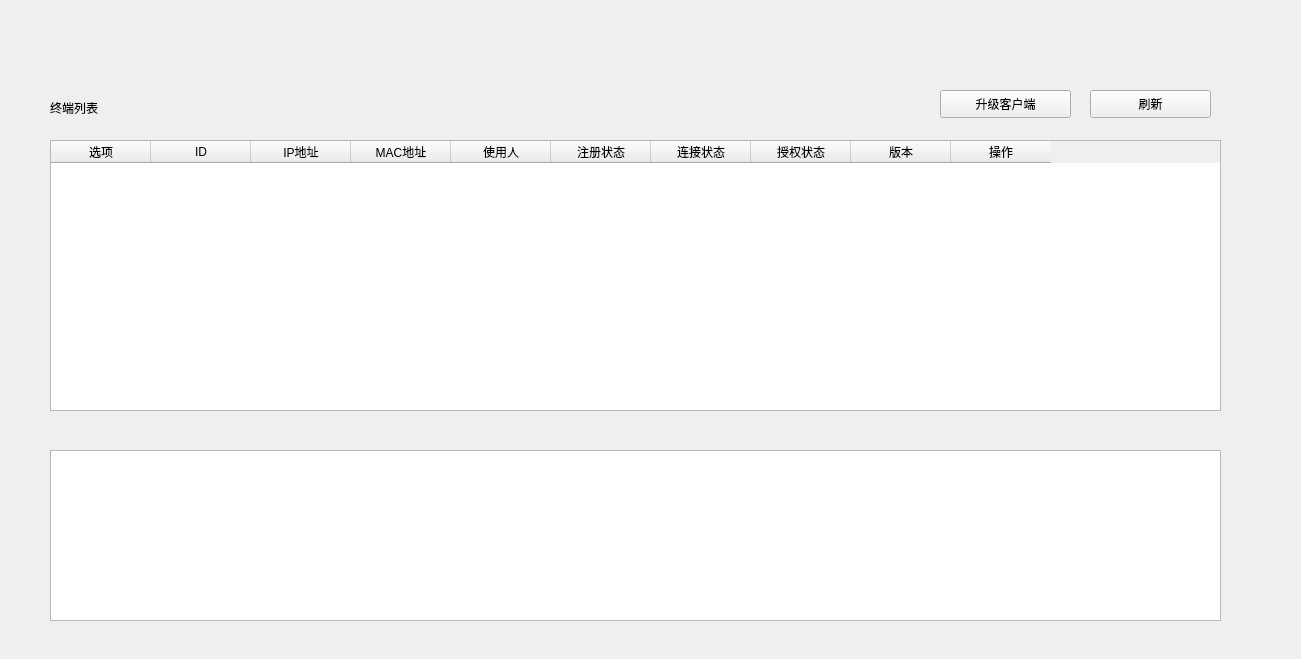
<?xml version="1.0" encoding="UTF-8"?>
<ui version="4.0">
 <class>SecServer</class>
 <widget class="QWidget" name="SecServer">
  <property name="geometry">
   <rect>
    <x>0</x>
    <y>0</y>
    <width>1301</width>
    <height>659</height>
   </rect>
  </property>
  <property name="windowTitle">
   <string>SecServer</string>
  </property>
  <widget class="QTableWidget" name="tableWidget_ClientList">
   <property name="geometry">
    <rect>
     <x>50</x>
     <y>140</y>
     <width>1171</width>
     <height>271</height>
    </rect>
   </property>
   <column>
    <property name="text">
     <string>选项</string>
    </property>
   </column>
   <column>
    <property name="text">
     <string>ID</string>
    </property>
   </column>
   <column>
    <property name="text">
     <string>IP地址</string>
    </property>
   </column>
   <column>
    <property name="text">
     <string>MAC地址</string>
    </property>
   </column>
   <column>
    <property name="text">
     <string>使用人</string>
    </property>
   </column>
   <column>
    <property name="text">
     <string>注册状态</string>
    </property>
   </column>
   <column>
    <property name="text">
     <string>连接状态</string>
    </property>
   </column>
   <column>
    <property name="text">
     <string>授权状态</string>
    </property>
   </column>
   <column>
    <property name="text">
     <string>版本</string>
    </property>
   </column>
   <column>
    <property name="text">
     <string>操作</string>
    </property>
   </column>
  </widget>
  <widget class="QTextEdit" name="textEdit">
   <property name="geometry">
    <rect>
     <x>50</x>
     <y>450</y>
     <width>1171</width>
     <height>171</height>
    </rect>
   </property>
  </widget>
  <widget class="QLabel" name="label_Clients">
   <property name="geometry">
    <rect>
     <x>50</x>
     <y>100</y>
     <width>171</width>
     <height>16</height>
    </rect>
   </property>
   <property name="text">
    <string>终端列表</string>
   </property>
  </widget>
  <widget class="QPushButton" name="pushButton_Refresh">
   <property name="geometry">
    <rect>
     <x>1090</x>
     <y>90</y>
     <width>121</width>
     <height>28</height>
    </rect>
   </property>
   <property name="text">
    <string>刷新</string>
   </property>
  </widget>
  <widget class="QPushButton" name="pushButton_UpgradeClient">
   <property name="geometry">
    <rect>
     <x>940</x>
     <y>90</y>
     <width>131</width>
     <height>28</height>
    </rect>
   </property>
   <property name="text">
    <string>升级客户端</string>
   </property>
  </widget>
 </widget>
 <resources/>
 <connections/>
</ui>
